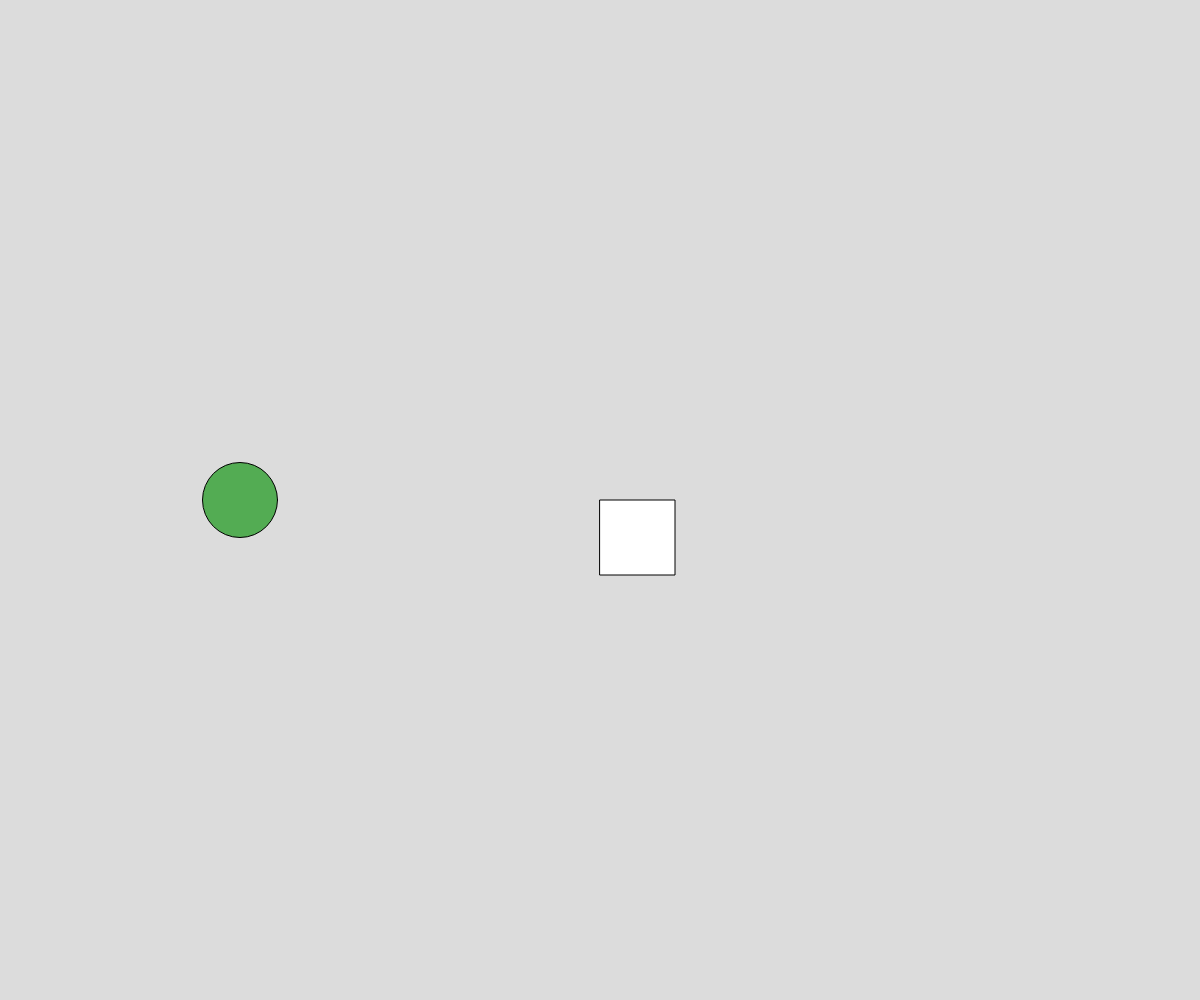
Frame 1 (no input)
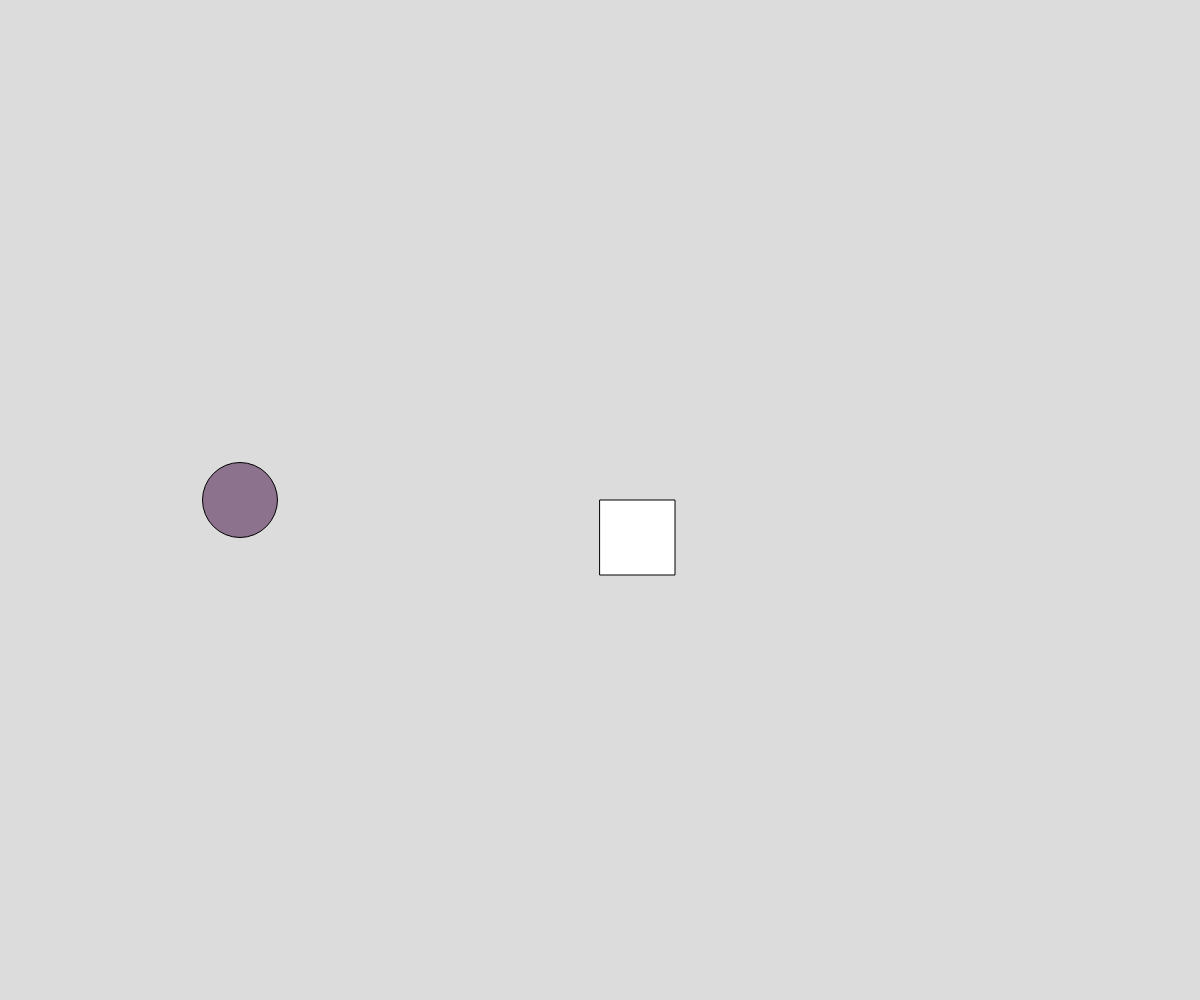
Frame 60 (no input)
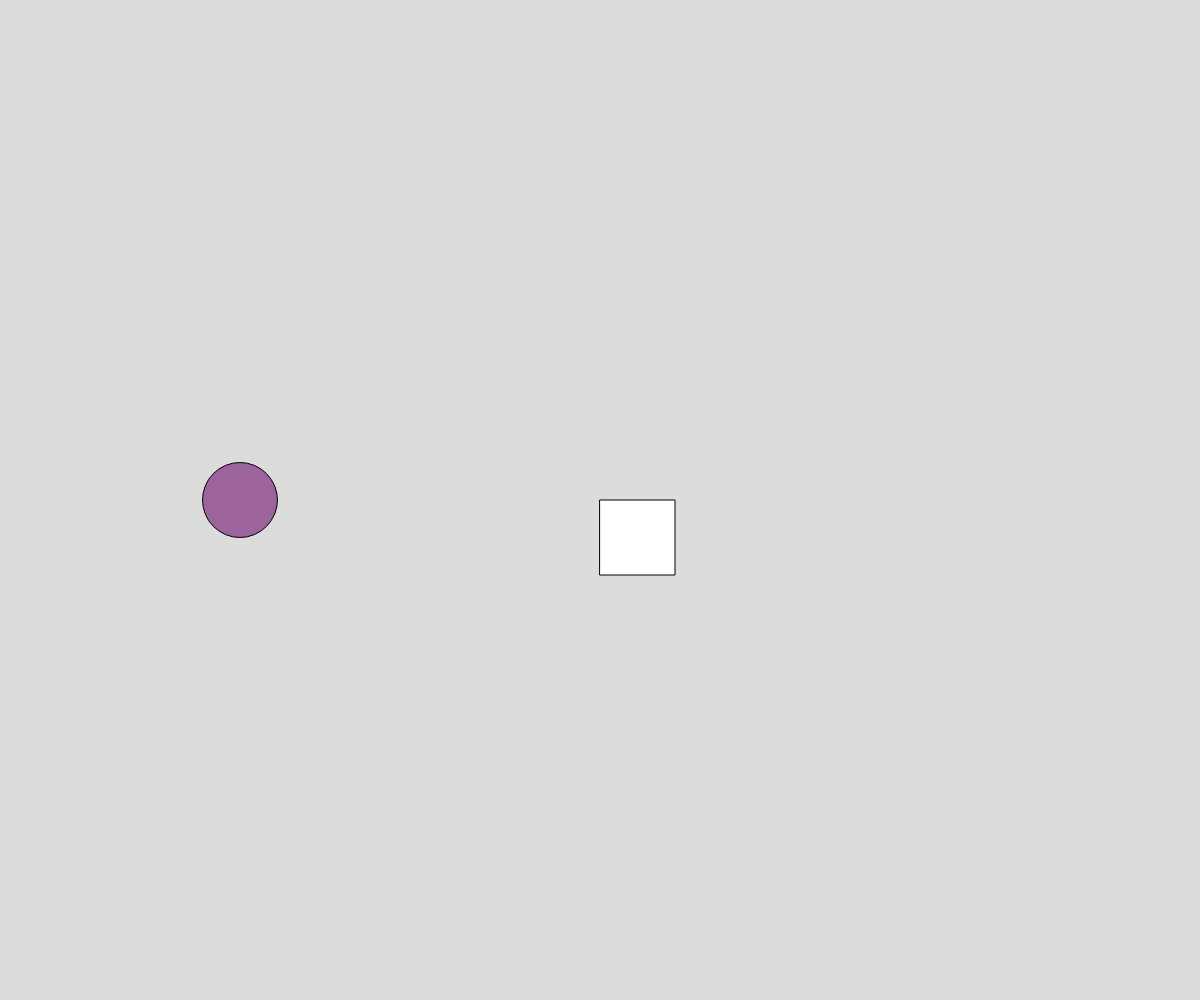
Frame 120 (the mouse pressed at the canvas centre since frame 60)

The p5.js sketch that drew these frames (run headless with seeded random() and noise() and a simulated clock; from frame 60 on, the mouse is pressed at the canvas centre):

// p5.js sketch
// ── sketch.js
// Perlin Noise Demo
// Mr. Scott
// May 13, 2022
// A possible refinement on our use of unpredictability

let squareX;

let colorTime = 999; //starting spot in noise graph
let colorSpeed = 0.01;  //increment moving through noise graph

let squareTime;
let squareSpeed = 0.01;

function setup() {
  createCanvas(windowWidth, windowHeight);
  squareX = width/2;
  squareTime = random(100);
}

function draw() {
  background(220);
  colorCircle();
  moveSquare();
}

function moveSquare(){
  //a square (constant color and size) with random x location
  fill(255);
  //Version One - random()
  //squareX += random(-15,15);
  
  //Version Two - noise()
  let xSpeed = noise(squareTime);
  squareTime += squareSpeed;
  xSpeed = map(xSpeed, 0, 1, -15, 15);
  squareX += xSpeed;

  squareX = constrain(squareX, width/2, width * 0.8);
  square(squareX, height/2, 75);
}

function colorCircle(){
  //a circle (constant size and location) with random color each frame
  //Version One - random()
  //fill(random(255), random(255), random(255));
  //    ( noise,    255 - noise, 0)
  //Version Two - noise()
  let currentColor = noise(colorTime) * 255;   //0-255
  fill(currentColor, 255 - currentColor, currentColor );
  colorTime += colorSpeed;

  circle(width * 0.2, height/2, 75);

}
